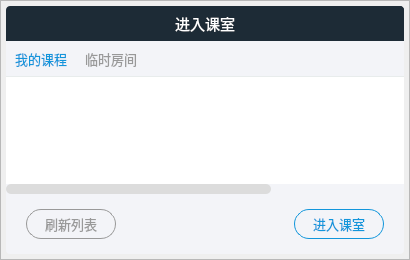
<?xml version="1.0" encoding="UTF-8"?>
<ui version="4.0">
 <class>SEnterDialog</class>
 <widget class="QDialog" name="SEnterDialog">
  <property name="geometry">
   <rect>
    <x>0</x>
    <y>0</y>
    <width>410</width>
    <height>260</height>
   </rect>
  </property>
  <property name="windowTitle">
   <string>Dialog</string>
  </property>
  <property name="styleSheet">
   <string notr="true"/>
  </property>
  <widget class="QFrame" name="layout">
   <property name="geometry">
    <rect>
     <x>0</x>
     <y>0</y>
     <width>410</width>
     <height>260</height>
    </rect>
   </property>
   <property name="styleSheet">
    <string notr="true">QFrame#layout {
	border-image: url(:/shadow/Resources/material/shadow/400x250_shadow.png);
	background: none;
}</string>
   </property>
   <property name="frameShape">
    <enum>QFrame::StyledPanel</enum>
   </property>
   <property name="frameShadow">
    <enum>QFrame::Raised</enum>
   </property>
   <layout class="QVBoxLayout" name="verticalLayout">
    <property name="spacing">
     <number>0</number>
    </property>
    <property name="leftMargin">
     <number>5</number>
    </property>
    <property name="topMargin">
     <number>5</number>
    </property>
    <property name="rightMargin">
     <number>5</number>
    </property>
    <property name="bottomMargin">
     <number>5</number>
    </property>
    <item>
     <widget class="QFrame" name="title_bar">
      <property name="minimumSize">
       <size>
        <width>0</width>
        <height>35</height>
       </size>
      </property>
      <property name="maximumSize">
       <size>
        <width>16777215</width>
        <height>35</height>
       </size>
      </property>
      <property name="styleSheet">
       <string notr="true">QFrame {
	border-top-left-radius: 4px;
	border-top-right-radius: 4px;
	background-color: #1D2B36;
}</string>
      </property>
      <property name="frameShape">
       <enum>QFrame::StyledPanel</enum>
      </property>
      <property name="frameShadow">
       <enum>QFrame::Raised</enum>
      </property>
      <layout class="QGridLayout" name="gridLayout_2">
       <property name="leftMargin">
        <number>0</number>
       </property>
       <property name="topMargin">
        <number>0</number>
       </property>
       <property name="rightMargin">
        <number>0</number>
       </property>
       <property name="bottomMargin">
        <number>0</number>
       </property>
       <property name="spacing">
        <number>0</number>
       </property>
       <item row="0" column="2">
        <widget class="QPushButton" name="close_btn">
         <property name="minimumSize">
          <size>
           <width>35</width>
           <height>35</height>
          </size>
         </property>
         <property name="maximumSize">
          <size>
           <width>35</width>
           <height>35</height>
          </size>
         </property>
         <property name="cursor">
          <cursorShape>PointingHandCursor</cursorShape>
         </property>
         <property name="toolTip">
          <string>关闭</string>
         </property>
         <property name="whatsThis">
          <string/>
         </property>
         <property name="styleSheet">
          <string notr="true">QPushButton {
	border: none;
	border-top-right-radius: 4px;
	background-color: #1D2B36;
}

QPushButton:hover {
	background-color: rgb(244, 84, 84);
}</string>
         </property>
         <property name="text">
          <string/>
         </property>
         <property name="icon">
          <iconset resource="../../Status.qrc">
           <normaloff>:/button/Resources/material/button/close.png</normaloff>:/button/Resources/material/button/close.png</iconset>
         </property>
         <property name="iconSize">
          <size>
           <width>12</width>
           <height>12</height>
          </size>
         </property>
        </widget>
       </item>
       <item row="0" column="1">
        <widget class="QLabel" name="title_text">
         <property name="font">
          <font>
           <family>微软雅黑</family>
           <pointsize>11</pointsize>
          </font>
         </property>
         <property name="styleSheet">
          <string notr="true">QLabel {
	background: none;
	color: #ffffff;
}</string>
         </property>
         <property name="text">
          <string>进入课室</string>
         </property>
         <property name="alignment">
          <set>Qt::AlignCenter</set>
         </property>
        </widget>
       </item>
       <item row="0" column="0">
        <spacer name="horizontalSpacer_4">
         <property name="orientation">
          <enum>Qt::Horizontal</enum>
         </property>
         <property name="sizeType">
          <enum>QSizePolicy::Fixed</enum>
         </property>
         <property name="sizeHint" stdset="0">
          <size>
           <width>35</width>
           <height>20</height>
          </size>
         </property>
        </spacer>
       </item>
      </layout>
     </widget>
    </item>
    <item>
     <widget class="QFrame" name="main_area">
      <property name="styleSheet">
       <string notr="true">QFrame {
	border-bottom-left-radius: 4px;
	border-bottom-right-radius: 4px;
	background-color: #F3F4F8;
}

</string>
      </property>
      <property name="frameShape">
       <enum>QFrame::StyledPanel</enum>
      </property>
      <property name="frameShadow">
       <enum>QFrame::Raised</enum>
      </property>
      <layout class="QGridLayout" name="gridLayout">
       <property name="leftMargin">
        <number>0</number>
       </property>
       <property name="topMargin">
        <number>0</number>
       </property>
       <property name="rightMargin">
        <number>0</number>
       </property>
       <property name="bottomMargin">
        <number>0</number>
       </property>
       <property name="spacing">
        <number>0</number>
       </property>
       <item row="2" column="2">
        <spacer name="horizontalSpacer">
         <property name="orientation">
          <enum>Qt::Horizontal</enum>
         </property>
         <property name="sizeHint" stdset="0">
          <size>
           <width>40</width>
           <height>20</height>
          </size>
         </property>
        </spacer>
       </item>
       <item row="1" column="0" colspan="5">
        <spacer name="verticalSpacer_2">
         <property name="orientation">
          <enum>Qt::Vertical</enum>
         </property>
         <property name="sizeType">
          <enum>QSizePolicy::Fixed</enum>
         </property>
         <property name="sizeHint" stdset="0">
          <size>
           <width>20</width>
           <height>15</height>
          </size>
         </property>
        </spacer>
       </item>
       <item row="2" column="3">
        <widget class="QPushButton" name="confirm_btn">
         <property name="minimumSize">
          <size>
           <width>90</width>
           <height>30</height>
          </size>
         </property>
         <property name="maximumSize">
          <size>
           <width>90</width>
           <height>30</height>
          </size>
         </property>
         <property name="font">
          <font>
           <family>微软雅黑</family>
           <pointsize>10</pointsize>
          </font>
         </property>
         <property name="cursor">
          <cursorShape>PointingHandCursor</cursorShape>
         </property>
         <property name="styleSheet">
          <string notr="true">QPushButton {
	border-radius: 15px;
	border: 1px solid #1296db;
	color: #1296db;
	background: none;
}

QPushButton:hover {
	background-color: #E6E6E6;
}</string>
         </property>
         <property name="text">
          <string>进入课室</string>
         </property>
        </widget>
       </item>
       <item row="0" column="0" colspan="5">
        <widget class="QTabWidget" name="tabWidget">
         <property name="maximumSize">
          <size>
           <width>16777215</width>
           <height>16777215</height>
          </size>
         </property>
         <property name="font">
          <font>
           <family>微软雅黑</family>
           <pointsize>10</pointsize>
          </font>
         </property>
         <property name="styleSheet">
          <string notr="true">QTabBar::tab {
	padding-top: 0px;
	color: #999999;
	border: none;
	height: 35px;
	width: 70px;
}

QTabBar::tab:hover {
	background-color: #E6E6E6;
}

QTabBar::tab:selected {
	color: #1296db;
}

QTabWidget#tabWidget::pane {
	border-top: 1px solid #E8ECEC;
}

QTabWidget#tabWidget::tab-bar {
	alignment:left;
}</string>
         </property>
         <property name="currentIndex">
          <number>0</number>
         </property>
         <widget class="QWidget" name="mine_courses_tab">
          <property name="styleSheet">
           <string notr="true">/*整体*/
QScrollBar:vertical {
    border: none;
    background-color: #F3F4F8;
    width: 10px;
}

QScrollBar:vertical:hover {
    border: none;
    background-color: rgb(220, 220, 220);
    width: 10px;
}

QScrollBar:horizontal {
    border: none;
    background-color: #F3F4F8;
    height: 10px;
}

QScrollBar:horizontal:hover {
    border: none;
    background-color: rgb(220, 220, 220);
    height: 10px;
}

/*--------------------垂直---------------------*/

/*滚动条*/
QScrollBar::handle:vertical {
	border-radius: 5px;
    background: rgb(220, 220, 220);
    min-height: 20px;
}

/*滚动条：悬浮*/
QScrollBar::handle:vertical:hover {
	border-radius: 5px;
    background: rgb(200, 200, 200);
    min-height: 20px;
}

/*下箭头*/
QScrollBar::add-line:vertical {
    height: 0;
    subcontrol-position: bottom;
    subcontrol-origin: margin;
}

/*上箭头*/
QScrollBar::sub-line:vertical {
    height: 0px;
    subcontrol-position: top;
    subcontrol-origin: margin;
}

/*--------------------水平---------------------*/

/*滚动条*/
QScrollBar::handle:horizontal {
	border-radius: 5px;
    background: rgb(220, 220, 220);
    min-width: 20px;
}

/*滚动条：悬浮*/
QScrollBar::handle:horizontal:hover {
	border-radius: 5px;
    background: rgb(200, 200, 200);
    min-width: 20px;
}

/*下箭头*/
QScrollBar::add-line:horizontal {
    width: 0px;
    subcontrol-position: bottom;
    subcontrol-origin: margin;
}

/*上箭头*/
QScrollBar::sub-line:horizontal {
    width: 0px;
    subcontrol-position: top;
    subcontrol-origin: margin;
}</string>
          </property>
          <attribute name="title">
           <string>我的课程</string>
          </attribute>
          <layout class="QGridLayout" name="gridLayout_3">
           <property name="leftMargin">
            <number>0</number>
           </property>
           <property name="topMargin">
            <number>0</number>
           </property>
           <property name="rightMargin">
            <number>0</number>
           </property>
           <property name="bottomMargin">
            <number>0</number>
           </property>
           <property name="spacing">
            <number>0</number>
           </property>
           <item row="0" column="0">
            <widget class="QTableWidget" name="courses_table">
             <property name="font">
              <font>
               <pointsize>10</pointsize>
              </font>
             </property>
             <property name="styleSheet">
              <string notr="true">QTableWidget {
	border: none;
	color: #666666;
	background-color: rgb(255, 255, 255);
	alternate-background-color: rgb(235, 235, 235);
}</string>
             </property>
             <property name="verticalScrollBarPolicy">
              <enum>Qt::ScrollBarAsNeeded</enum>
             </property>
             <property name="editTriggers">
              <set>QAbstractItemView::NoEditTriggers</set>
             </property>
             <property name="alternatingRowColors">
              <bool>true</bool>
             </property>
             <property name="selectionMode">
              <enum>QAbstractItemView::SingleSelection</enum>
             </property>
             <property name="selectionBehavior">
              <enum>QAbstractItemView::SelectRows</enum>
             </property>
             <property name="showGrid">
              <bool>false</bool>
             </property>
             <attribute name="horizontalHeaderVisible">
              <bool>false</bool>
             </attribute>
             <attribute name="horizontalHeaderDefaultSectionSize">
              <number>133</number>
             </attribute>
             <attribute name="verticalHeaderVisible">
              <bool>false</bool>
             </attribute>
             <column>
              <property name="text">
               <string>课程id</string>
              </property>
              <property name="font">
               <font>
                <family>微软雅黑</family>
                <pointsize>10</pointsize>
               </font>
              </property>
             </column>
             <column>
              <property name="text">
               <string>课程名</string>
              </property>
              <property name="font">
               <font>
                <family>微软雅黑</family>
                <pointsize>10</pointsize>
               </font>
              </property>
             </column>
             <column>
              <property name="text">
               <string>状态</string>
              </property>
              <property name="font">
               <font>
                <family>微软雅黑</family>
                <pointsize>10</pointsize>
               </font>
              </property>
             </column>
            </widget>
           </item>
          </layout>
         </widget>
         <widget class="QWidget" name="tab">
          <attribute name="title">
           <string>临时房间</string>
          </attribute>
         </widget>
        </widget>
       </item>
       <item row="3" column="0" colspan="5">
        <spacer name="verticalSpacer">
         <property name="orientation">
          <enum>Qt::Vertical</enum>
         </property>
         <property name="sizeType">
          <enum>QSizePolicy::Fixed</enum>
         </property>
         <property name="sizeHint" stdset="0">
          <size>
           <width>20</width>
           <height>15</height>
          </size>
         </property>
        </spacer>
       </item>
       <item row="2" column="4">
        <spacer name="horizontalSpacer_3">
         <property name="orientation">
          <enum>Qt::Horizontal</enum>
         </property>
         <property name="sizeType">
          <enum>QSizePolicy::Fixed</enum>
         </property>
         <property name="sizeHint" stdset="0">
          <size>
           <width>20</width>
           <height>20</height>
          </size>
         </property>
        </spacer>
       </item>
       <item row="2" column="0">
        <spacer name="horizontalSpacer_2">
         <property name="orientation">
          <enum>Qt::Horizontal</enum>
         </property>
         <property name="sizeType">
          <enum>QSizePolicy::Fixed</enum>
         </property>
         <property name="sizeHint" stdset="0">
          <size>
           <width>20</width>
           <height>20</height>
          </size>
         </property>
        </spacer>
       </item>
       <item row="2" column="1">
        <widget class="QPushButton" name="refresh_btn">
         <property name="minimumSize">
          <size>
           <width>90</width>
           <height>30</height>
          </size>
         </property>
         <property name="maximumSize">
          <size>
           <width>90</width>
           <height>30</height>
          </size>
         </property>
         <property name="font">
          <font>
           <family>微软雅黑</family>
           <pointsize>10</pointsize>
          </font>
         </property>
         <property name="cursor">
          <cursorShape>PointingHandCursor</cursorShape>
         </property>
         <property name="styleSheet">
          <string notr="true">QPushButton {
	border-radius: 15px;
	border: 1px solid #999999;
	color: #999999;
	background: none;
}

QPushButton:hover {
	background-color: #E6E6E6;
}</string>
         </property>
         <property name="text">
          <string>刷新列表</string>
         </property>
        </widget>
       </item>
      </layout>
     </widget>
    </item>
   </layout>
  </widget>
 </widget>
 <resources>
  <include location="../../Status.qrc"/>
 </resources>
 <connections>
  <connection>
   <sender>close_btn</sender>
   <signal>clicked()</signal>
   <receiver>SEnterDialog</receiver>
   <slot>close()</slot>
   <hints>
    <hint type="sourcelabel">
     <x>388</x>
     <y>14</y>
    </hint>
    <hint type="destinationlabel">
     <x>413</x>
     <y>19</y>
    </hint>
   </hints>
  </connection>
 </connections>
</ui>
